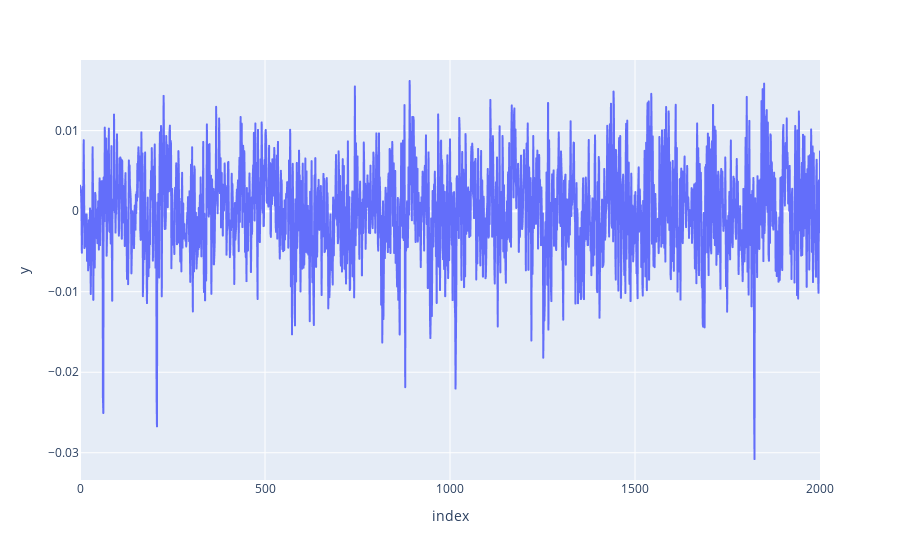

This figure's notebook cell:
### Code cell
px.line(data_frame=df, x = df.index, y = 'y')

### Figure 1 — Plotly figure (JSON) as saved in the notebook; plotly's stock layout.template omitted (floating-point values rounded to 4 significant figures; data arrays with more than 128 entries replaced by an {"elided": "..."} marker saying what was removed)
{"data": [{"hovertemplate": "index=%{x}<br>y=%{y}<extra></extra>", "legendgroup": "", "line": {"color": "#636efa", "dash": "solid"}, "marker": {"symbol": "circle"}, "mode": "lines", "name": "", "showlegend": false, "type": "scattergl", "x": {"elided": "2001 int values"}, "xaxis": "x", "y": {"elided": "2001 float values"}, "yaxis": "y"}], "layout": {"autosize": true, "legend": {"tracegroupgap": 0}, "margin": {"t": 60}, "xaxis": {"anchor": "y", "autorange": true, "domain": [0, 1], "range": [0, 2000], "title": {"text": "index"}, "type": "linear"}, "yaxis": {"anchor": "x", "autorange": true, "domain": [0, 1], "range": [-0.03338, 0.01877], "title": {"text": "y"}, "type": "linear"}}}
